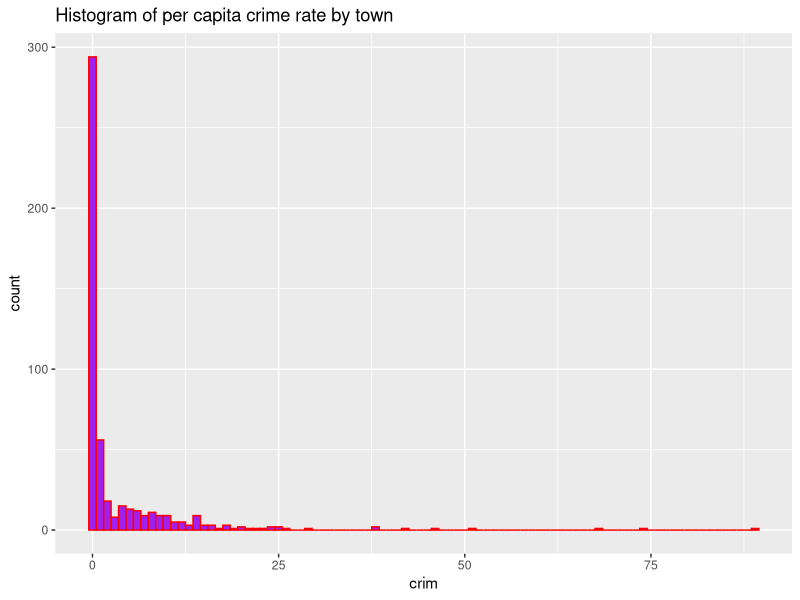
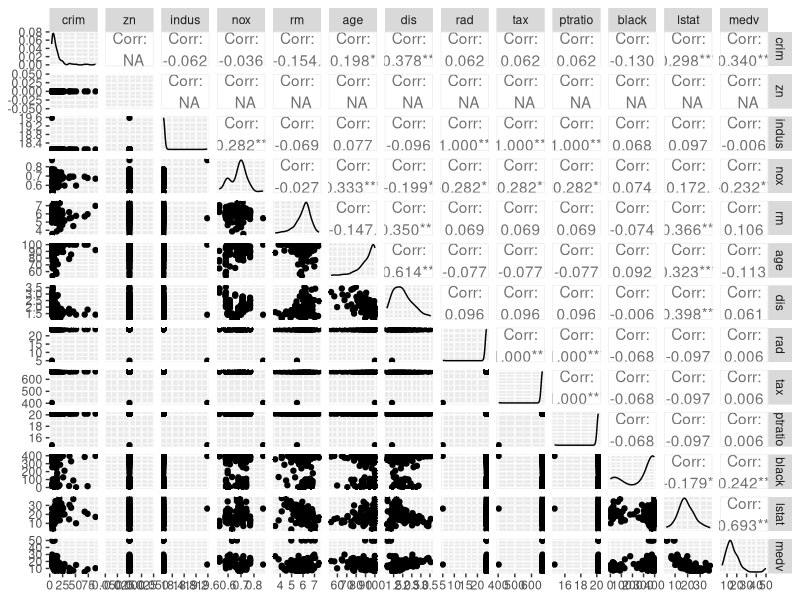
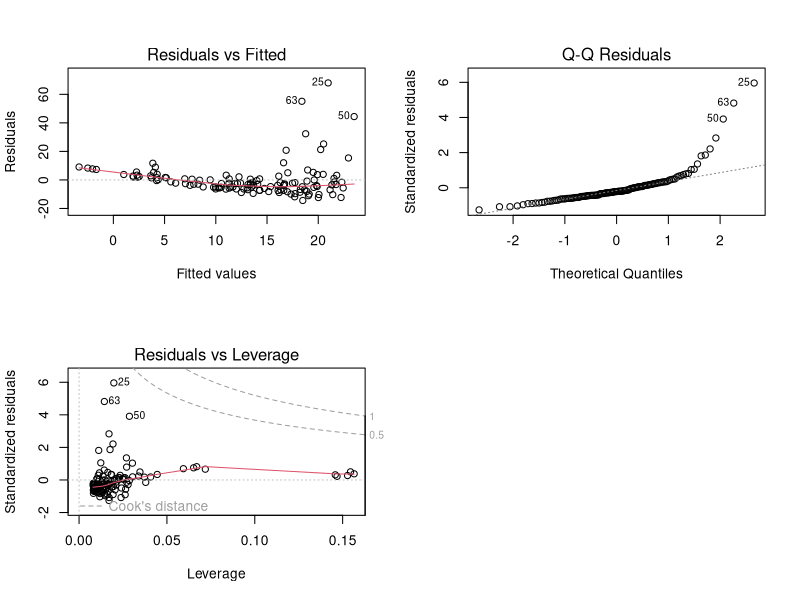

Reproduce these figures in R, in order.
## ---- chunk 1
knitr::opts_chunk$set(echo = TRUE, warning =FALSE, message = FALSE)
## ---- chunk 2
library(MASS)
library(dplyr)
library(ggplot2)
library(knitr)
library(tidyr)
library(GGally)
boston_final <- read.csv("data/boston_final.csv", header=T, sep=",")

#NOTE: some functions might have be commented out to make the knitted output more simple.
## ---- chunk 3
data("Boston")
p_crim <- ggplot(Boston, aes(crim)) + geom_histogram(binwidth = 1, fill="purple", colour="red") + ggtitle("Histogram of per capita crime rate by town")
p_crim
## ---- chunk 4
glimpse(boston_final)
summary(boston_final)
## ---- chunk 5
p_b_f <- ggpairs(boston_final, lower = list(combo = wrap("facethist", bins = 20)))
p_b_f
## ---- chunk 6
my_model <- lm(crim ~ . - zn - indus - rad - tax - ptratio, data = boston_final)
summary(my_model)
## ---- chunk 7
my_model2 <- lm(crim ~ . - zn - indus - rad - tax - ptratio - age - rm - black - lstat, data = boston_final)
summary(my_model2)
## ---- chunk 8
my_best_model <- lm(crim ~ dis + medv, data = boston_final)
summary(my_best_model)
## ---- chunk 9
par(mfrow = c(2,2))
plot(my_best_model, which = c(1,2,5))
